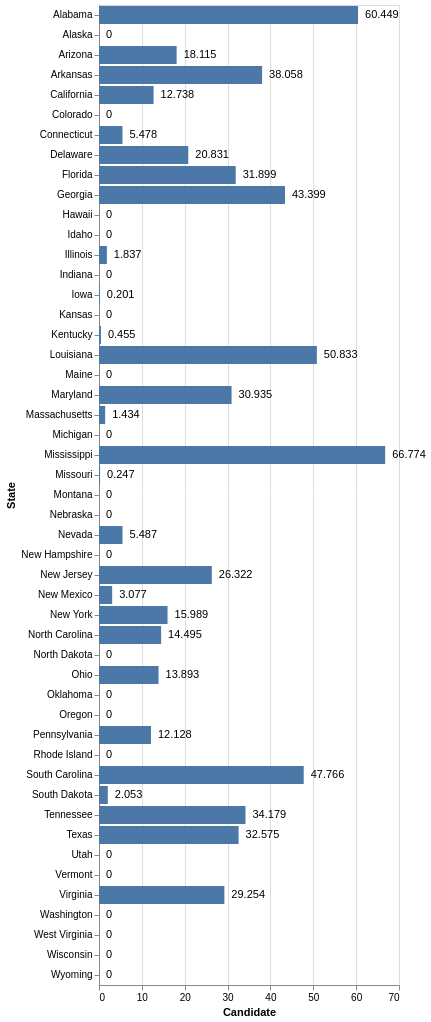

Vega-Lite specification stored for this chart:
### Vega-Lite specification from a JSON file in a GitHub repository (floating-point values rounded to 4 significant figures)
{"$schema": "https://vega.github.io/schema/vega-lite/v3.json", "description": "A simple bar chart with embedded data.", "data": {"values": [{"State": "Alabama", "Candidate": 60.45}, {"State": "Alaska", "Candidate": 0}, {"State": "Arizona", "Candidate": 18.11}, {"State": "Arkansas", "Candidate": 38.06}, {"State": "California", "Candidate": 12.74}, {"State": "Colorado", "Candidate": 0}, {"State": "Connecticut", "Candidate": 5.478}, {"State": "Delaware", "Candidate": 20.83}, {"State": "Florida", "Candidate": 31.9}, {"State": "Georgia", "Candidate": 43.4}, {"State": "Hawaii", "Candidate": 0}, {"State": "Idaho", "Candidate": 0}, {"State": "Illinois", "Candidate": 1.837}, {"State": "Indiana", "Candidate": 0}, {"State": "Iowa", "Candidate": 0.201}, {"State": "Kansas", "Candidate": 0}, {"State": "Kentucky", "Candidate": 0.455}, {"State": "Louisiana", "Candidate": 50.83}, {"State": "Maine", "Candidate": 0}, {"State": "Maryland", "Candidate": 30.93}, {"State": "Massachusetts", "Candidate": 1.434}, {"State": "Michigan", "Candidate": 0}, {"State": "Mississippi", "Candidate": 66.77}, {"State": "Missouri", "Candidate": 0.247}, {"State": "Montana", "Candidate": 0}, {"State": "Nebraska", "Candidate": 0}, {"State": "Nevada", "Candidate": 5.487}, {"State": "New Hampshire", "Candidate": 0}, {"State": "New Jersey", "Candidate": 26.32}, {"State": "New Mexico", "Candidate": 3.077}, {"State": "New York", "Candidate": 15.99}, {"State": "North Carolina", "Candidate": 14.49}, {"State": "North Dakota", "Candidate": 0}, {"State": "Ohio", "Candidate": 13.89}, {"State": "Oklahoma", "Candidate": 0}, {"State": "Oregon", "Candidate": 0}, {"State": "Pennsylvania", "Candidate": 12.13}, {"State": "Rhode Island", "Candidate": 0}, {"State": "South Carolina", "Candidate": 47.77}, {"State": "South Dakota", "Candidate": 2.053}, {"State": "Tennessee", "Candidate": 34.18}, {"State": "Texas", "Candidate": 32.58}, {"State": "Utah", "Candidate": 0}, {"State": "Vermont", "Candidate": 0}, {"State": "Virginia", "Candidate": 29.25}, {"State": "Washington", "Candidate": 0}, {"State": "West Virginia", "Candidate": 0}, {"State": "Wisconsin", "Candidate": 0}, {"State": "Wyoming", "Candidate": 0}]}, "encoding": {"y": {"field": "State", "type": "ordinal"}, "x": {"field": "Candidate", "type": "quantitative"}}, "layer": [{"mark": "bar"}, {"mark": {"type": "text", "align": "left", "baseline": "middle", "dx": 7}, "encoding": {"text": {"field": "Candidate", "type": "quantitative"}}}]}
